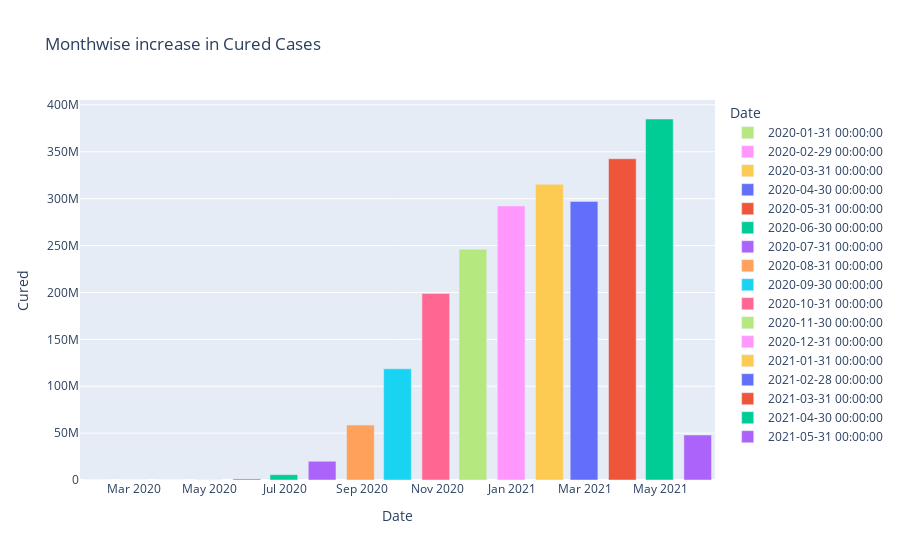

Notebook code for this chart:
### Code cell
# Highest no. of cured cases
fig = px.bar(month_wise, x='Date', y='Cured',
            hover_data=['Confirmed','Deaths'], color='Date',
            labels='Date(monthwise)',
            title='Monthwise increase in Cured Cases')

fig.show()

### Figure 1 — Plotly figure (JSON) as saved in the notebook; plotly's stock layout.template omitted (floating-point values rounded to 4 significant figures)
{"data": [{"alignmentgroup": "True", "customdata": [[2, 0]], "hovertemplate": "Date=%{x}<br>Cured=%{y}<br>Confirmed=%{customdata[0]}<br>Deaths=%{customdata[1]}<extra></extra>", "legendgroup": "2020-01-31 00:00:00", "marker": {"color": "#B6E880"}, "name": "2020-01-31 00:00:00", "offsetgroup": "2020-01-31 00:00:00", "orientation": "v", "showlegend": true, "textposition": "auto", "type": "bar", "x": ["2020-01-31T00:00:00"], "xaxis": "x", "y": [0], "yaxis": "y"}, {"alignmentgroup": "True", "customdata": [[86, 0]], "hovertemplate": "Date=%{x}<br>Cured=%{y}<br>Confirmed=%{customdata[0]}<br>Deaths=%{customdata[1]}<extra></extra>", "legendgroup": "2020-02-29 00:00:00", "marker": {"color": "#FF97FF"}, "name": "2020-02-29 00:00:00", "offsetgroup": "2020-02-29 00:00:00", "orientation": "v", "showlegend": true, "textposition": "auto", "type": "bar", "x": ["2020-02-29T00:00:00"], "xaxis": "x", "y": [0], "yaxis": "y"}, {"alignmentgroup": "True", "customdata": [[9687, 202]], "hovertemplate": "Date=%{x}<br>Cured=%{y}<br>Confirmed=%{customdata[0]}<br>Deaths=%{customdata[1]}<extra></extra>", "legendgroup": "2020-03-31 00:00:00", "marker": {"color": "#FECB52"}, "name": "2020-03-31 00:00:00", "offsetgroup": "2020-03-31 00:00:00", "orientation": "v", "showlegend": true, "textposition": "auto", "type": "bar", "x": ["2020-03-31T00:00:00"], "xaxis": "x", "y": [808], "yaxis": "y"}, {"alignmentgroup": "True", "customdata": [[422442, 13270]], "hovertemplate": "Date=%{x}<br>Cured=%{y}<br>Confirmed=%{customdata[0]}<br>Deaths=%{customdata[1]}<extra></extra>", "legendgroup": "2020-04-30 00:00:00", "marker": {"color": "#636efa"}, "name": "2020-04-30 00:00:00", "offsetgroup": "2020-04-30 00:00:00", "orientation": "v", "showlegend": true, "textposition": "auto", "type": "bar", "x": ["2020-04-30T00:00:00"], "xaxis": "x", "y": [75443], "yaxis": "y"}, {"alignmentgroup": "True", "customdata": [[2938234, 89834]], "hovertemplate": "Date=%{x}<br>Cured=%{y}<br>Confirmed=%{customdata[0]}<br>Deaths=%{customdata[1]}<extra></extra>", "legendgroup": "2020-05-31 00:00:00", "marker": {"color": "#EF553B"}, "name": "2020-05-31 00:00:00", "offsetgroup": "2020-05-31 00:00:00", "orientation": "v", "showlegend": true, "textposition": "auto", "type": "bar", "x": ["2020-05-31T00:00:00"], "xaxis": "x", "y": [1133341], "yaxis": "y"}, {"alignmentgroup": "True", "customdata": [[10558374, 319690]], "hovertemplate": "Date=%{x}<br>Cured=%{y}<br>Confirmed=%{customdata[0]}<br>Deaths=%{customdata[1]}<extra></extra>", "legendgroup": "2020-06-30 00:00:00", "marker": {"color": "#00cc96"}, "name": "2020-06-30 00:00:00", "offsetgroup": "2020-06-30 00:00:00", "orientation": "v", "showlegend": true, "textposition": "auto", "type": "bar", "x": ["2020-06-30T00:00:00"], "xaxis": "x", "y": [5668946], "yaxis": "y"}, {"alignmentgroup": "True", "customdata": [[31726501, 793511]], "hovertemplate": "Date=%{x}<br>Cured=%{y}<br>Confirmed=%{customdata[0]}<br>Deaths=%{customdata[1]}<extra></extra>", "legendgroup": "2020-07-31 00:00:00", "marker": {"color": "#ab63fa"}, "name": "2020-07-31 00:00:00", "offsetgroup": "2020-07-31 00:00:00", "orientation": "v", "showlegend": true, "textposition": "auto", "type": "bar", "x": ["2020-07-31T00:00:00"], "xaxis": "x", "y": [19980130], "yaxis": "y"}, {"alignmentgroup": "True", "customdata": [[80749620, 1553468]], "hovertemplate": "Date=%{x}<br>Cured=%{y}<br>Confirmed=%{customdata[0]}<br>Deaths=%{customdata[1]}<extra></extra>", "legendgroup": "2020-08-31 00:00:00", "marker": {"color": "#FFA15A"}, "name": "2020-08-31 00:00:00", "offsetgroup": "2020-08-31 00:00:00", "orientation": "v", "showlegend": true, "textposition": "auto", "type": "bar", "x": ["2020-08-31T00:00:00"], "xaxis": "x", "y": [58580895], "yaxis": "y"}, {"alignmentgroup": "True", "customdata": [[149113758, 2443374]], "hovertemplate": "Date=%{x}<br>Cured=%{y}<br>Confirmed=%{customdata[0]}<br>Deaths=%{customdata[1]}<extra></extra>", "legendgroup": "2020-09-30 00:00:00", "marker": {"color": "#19d3f3"}, "name": "2020-09-30 00:00:00", "offsetgroup": "2020-09-30 00:00:00", "orientation": "v", "showlegend": true, "textposition": "auto", "type": "bar", "x": ["2020-09-30T00:00:00"], "xaxis": "x", "y": [118592934], "yaxis": "y"}, {"alignmentgroup": "True", "customdata": [[226770312, 3457615]], "hovertemplate": "Date=%{x}<br>Cured=%{y}<br>Confirmed=%{customdata[0]}<br>Deaths=%{customdata[1]}<extra></extra>", "legendgroup": "2020-10-31 00:00:00", "marker": {"color": "#FF6692"}, "name": "2020-10-31 00:00:00", "offsetgroup": "2020-10-31 00:00:00", "orientation": "v", "showlegend": true, "textposition": "auto", "type": "bar", "x": ["2020-10-31T00:00:00"], "xaxis": "x", "y": [198824412], "yaxis": "y"}, {"alignmentgroup": "True", "customdata": [[264556412, 3894165]], "hovertemplate": "Date=%{x}<br>Cured=%{y}<br>Confirmed=%{customdata[0]}<br>Deaths=%{customdata[1]}<extra></extra>", "legendgroup": "2020-11-30 00:00:00", "marker": {"color": "#B6E880"}, "name": "2020-11-30 00:00:00", "offsetgroup": "2020-11-30 00:00:00", "orientation": "v", "showlegend": true, "textposition": "auto", "type": "bar", "x": ["2020-11-30T00:00:00"], "xaxis": "x", "y": [246213201], "yaxis": "y"}, {"alignmentgroup": "True", "customdata": [[307177353, 4457379]], "hovertemplate": "Date=%{x}<br>Cured=%{y}<br>Confirmed=%{customdata[0]}<br>Deaths=%{customdata[1]}<extra></extra>", "legendgroup": "2020-12-31 00:00:00", "marker": {"color": "#FF97FF"}, "name": "2020-12-31 00:00:00", "offsetgroup": "2020-12-31 00:00:00", "orientation": "v", "showlegend": true, "textposition": "auto", "type": "bar", "x": ["2020-12-31T00:00:00"], "xaxis": "x", "y": [292244085], "yaxis": "y"}, {"alignmentgroup": "True", "customdata": [[326469747, 4709167]], "hovertemplate": "Date=%{x}<br>Cured=%{y}<br>Confirmed=%{customdata[0]}<br>Deaths=%{customdata[1]}<extra></extra>", "legendgroup": "2021-01-31 00:00:00", "marker": {"color": "#FECB52"}, "name": "2021-01-31 00:00:00", "offsetgroup": "2021-01-31 00:00:00", "orientation": "v", "showlegend": true, "textposition": "auto", "type": "bar", "x": ["2021-01-31T00:00:00"], "xaxis": "x", "y": [315332019], "yaxis": "y"}, {"alignmentgroup": "True", "customdata": [[305631803, 4359434]], "hovertemplate": "Date=%{x}<br>Cured=%{y}<br>Confirmed=%{customdata[0]}<br>Deaths=%{customdata[1]}<extra></extra>", "legendgroup": "2021-02-28 00:00:00", "marker": {"color": "#636efa"}, "name": "2021-02-28 00:00:00", "offsetgroup": "2021-02-28 00:00:00", "orientation": "v", "showlegend": true, "textposition": "auto", "type": "bar", "x": ["2021-02-28T00:00:00"], "xaxis": "x", "y": [297133802], "yaxis": "y"}, {"alignmentgroup": "True", "customdata": [[356305616, 4935253]], "hovertemplate": "Date=%{x}<br>Cured=%{y}<br>Confirmed=%{customdata[0]}<br>Deaths=%{customdata[1]}<extra></extra>", "legendgroup": "2021-03-31 00:00:00", "marker": {"color": "#EF553B"}, "name": "2021-03-31 00:00:00", "offsetgroup": "2021-03-31 00:00:00", "orientation": "v", "showlegend": true, "textposition": "auto", "type": "bar", "x": ["2021-03-31T00:00:00"], "xaxis": "x", "y": [342610397], "yaxis": "y"}, {"alignmentgroup": "True", "customdata": [[440660671, 5340298]], "hovertemplate": "Date=%{x}<br>Cured=%{y}<br>Confirmed=%{customdata[0]}<br>Deaths=%{customdata[1]}<extra></extra>", "legendgroup": "2021-04-30 00:00:00", "marker": {"color": "#00cc96"}, "name": "2021-04-30 00:00:00", "offsetgroup": "2021-04-30 00:00:00", "orientation": "v", "showlegend": true, "textposition": "auto", "type": "bar", "x": ["2021-04-30T00:00:00"], "xaxis": "x", "y": [384990190], "yaxis": "y"}, {"alignmentgroup": "True", "customdata": [[58648030, 646354]], "hovertemplate": "Date=%{x}<br>Cured=%{y}<br>Confirmed=%{customdata[0]}<br>Deaths=%{customdata[1]}<extra></extra>", "legendgroup": "2021-05-31 00:00:00", "marker": {"color": "#ab63fa"}, "name": "2021-05-31 00:00:00", "offsetgroup": "2021-05-31 00:00:00", "orientation": "v", "showlegend": true, "textposition": "auto", "type": "bar", "x": ["2021-05-31T00:00:00"], "xaxis": "x", "y": [47969680], "yaxis": "y"}], "layout": {"barmode": "relative", "legend": {"title": {"text": "Date"}, "tracegroupgap": 0}, "title": {"text": "Monthwise increase in Cured Cases"}, "xaxis": {"anchor": "y", "categoryarray": [1580428800000000000, 1582934400000000000, 1585612800000000000, 1588204800000000000, 1590883200000000000, 1593475200000000000, 1596153600000000000, 1598832000000000000, 1601424000000000000, 1604102400000000000, 1606694400000000000, 1609372800000000000, 1612051200000000000, 1614470400000000000, 1617148800000000000, 1619740800000000000, 1622419200000000000], "categoryorder": "array", "domain": [0, 1], "title": {"text": "Date"}}, "yaxis": {"anchor": "x", "domain": [0, 1], "title": {"text": "Cured"}}}}
